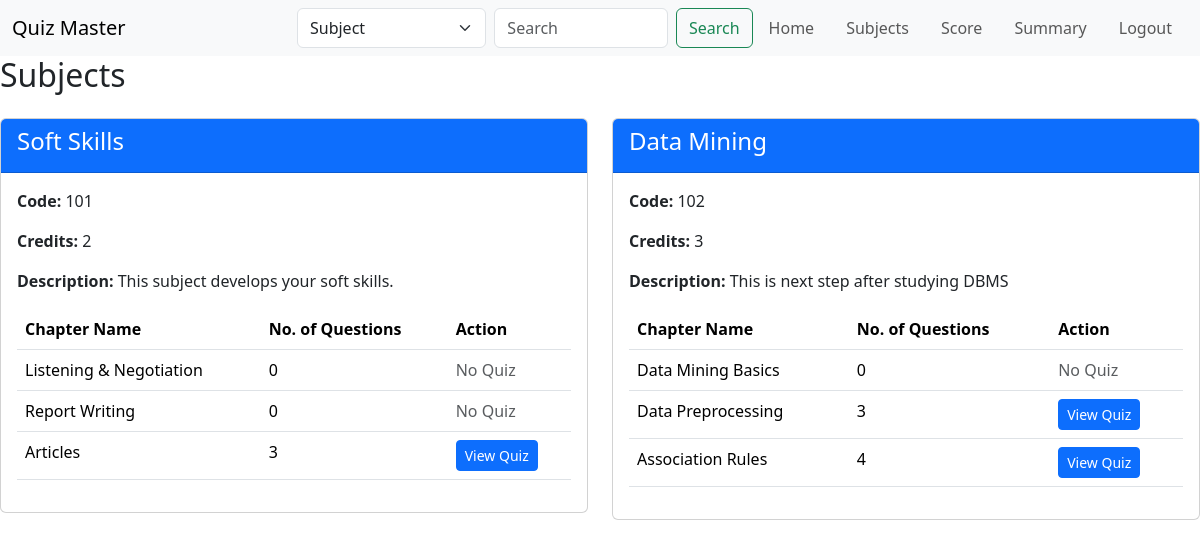
The page /user_subject (signed in) on the database as committed earlier.
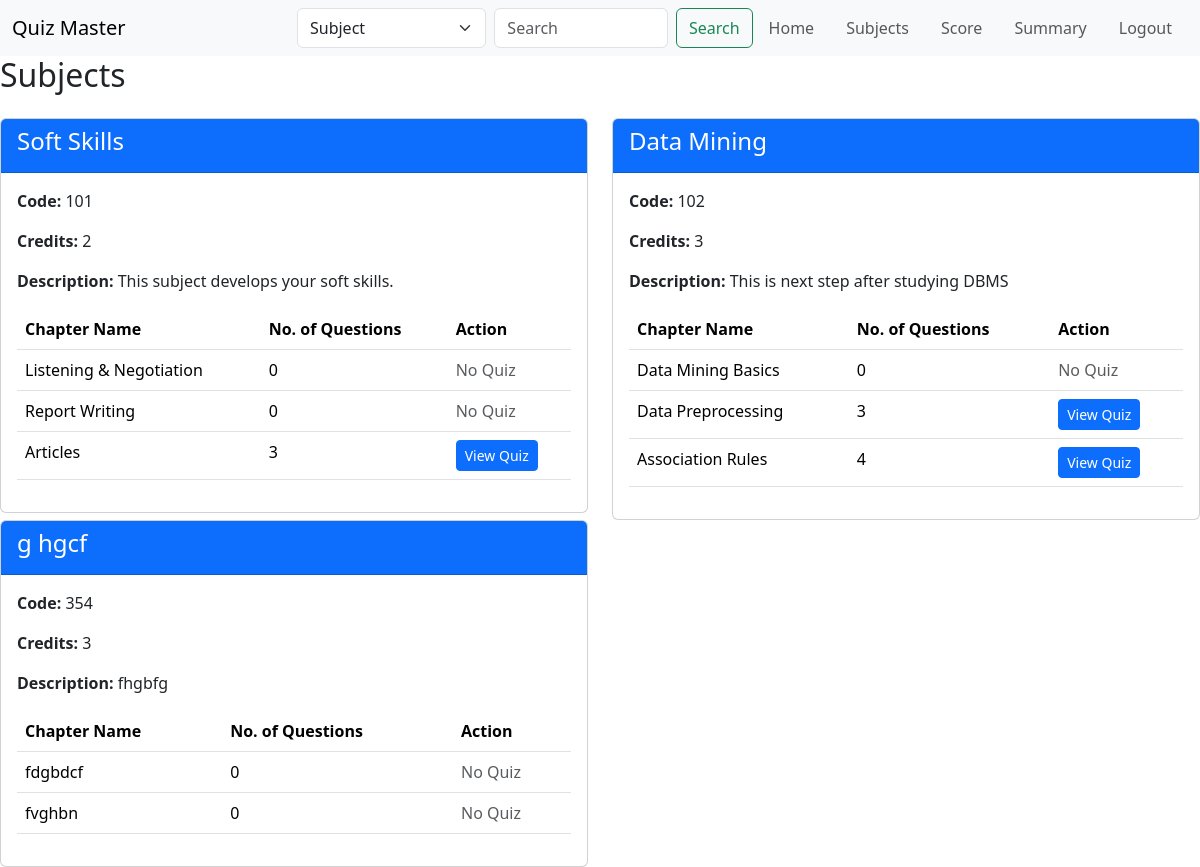
The same page on the database as committed later.
### models.py (models this page shows)
class Subject(db.Model):
    __tablename__ = 'subject'
    id = db.Column(db.Integer, primary_key=True, autoincrement=True)
    subject_name = db.Column(db.String(32), unique=True, nullable=False)
    subject_code = db.Column(db.String(32), unique=True, nullable=False)
    subject_description = db.Column(db.String(512), nullable=True)
    subject_credit = db.Column(db.String(80), nullable=False)

class Chapter(db.Model):
    __tablename__ = 'chapter'
    id = db.Column(db.Integer, primary_key=True, autoincrement=True)
    chapter_name = db.Column(db.String(32), unique=True, nullable=False)
    chapter_description = db.Column(db.String(512), nullable=True)
    subject_id = db.Column(db.Integer, db.ForeignKey('subject.id'))
    subject = db.relationship('Subject', backref=db.backref('chapters', lazy=True))

class Quiz(db.Model):
    __tablename__ = 'quiz'
    id = db.Column(db.Integer, primary_key=True, autoincrement=True)
    quiz_name = db.Column(db.String(32), unique=False, nullable=True)
    quiz_description = db.Column(db.String(512), nullable=True)
    time_duration = db.Column(db.String(5), nullable=False)
    chapter_id = db.Column(db.Integer, db.ForeignKey('chapter.id'))
    chapter = db.relationship('Chapter',  backref='quiz', lazy=True)

### routes.py (the view)
@app.route('/user_subject')
@auth_required
@user_required
def user_subject():
    subjects = Subject.query.all()
    chapters = Chapter.query.all()
    quizzes = Quiz.query.all()
    return render_template('user_subject.html', user=User.query.get(session['user_id']), subjects=subjects, chapters=chapters, quizzes=quizzes)

### routes.py (called while the page is built)
def auth_required(func):
    @wraps(func)
    def inner(*args, **kwargs):
        if 'user_id' not in session:
            flash('Please login to continue')
            return redirect(url_for('login'))
        return func(*args, **kwargs)
    return inner

def user_required(f):
    @wraps(f)
    def decorated_function(*args, **kwargs):
        if session.get('is_admin') == True:
            flash("Access Denied: Users Only", "danger")
            return redirect(url_for('index'))  # Redirect to home if not a regular user
        return f(*args, **kwargs)
    return decorated_function

### templates/user_subject.html
{% extends "layout.html" %}
{% block content %}
    <h2>Subjects</h2>
    {% if subjects %}
        <div class="row mt-4">
            {% for subject in subjects %}
                <div class="col-md-6">
                    <div class="card">
                        <div class="card-header text-white bg-primary d-flex justify-content-between">
                            <span> <h4>{{ subject.subject_name }}</h4></span>
                        </div>
                        <div class="card-body">
                            <p><strong>Code:</strong> {{ subject.subject_code }}</p>
                            <p><strong>Credits:</strong> {{ subject.subject_credit }}</p>
                            <p><strong>Description:</strong> {{ subject.subject_description }}</p>
                            <table class="table">
                                <thead>
                                    <tr>
                                        <th>Chapter Name</th>
                                        <th>No. of Questions</th>
                                        <th>Action</th>
                                    </tr>
                                </thead>
                                <tbody>
                                    {% for chapter in subject.chapters %}
                                    <tr>
                                        <td>{{ chapter.chapter_name }}</td>
                                        <td>
                                            {% if chapter.quiz %}
                                                {{ chapter.quiz[0].questions | length }}
                                            {% else %}
                                                0
                                            {% endif %}
                                        </td>
                                        <td>
                                        {% if chapter.quiz %}
                                            {% for quiz in chapter.quiz %}
                                                <a href="{{ url_for('user_view_quiz', quiz_id=quiz.id) }}" class="btn btn-primary btn-sm">View Quiz</a>
                                            {% endfor %}
                                        {% else %}
                                            <span class="text-muted">No Quiz</span>
                                        {% endif %}
                                        </td>
                                    </tr>
                                    {% endfor %}
                                </tbody>
                            </table>
                        </div>
                    </div>
                </div>
            {% endfor %}
        </div>
    {%endif%}
{% endblock %}

### templates/layout.html (shortened to what this page needs)
<!DOCTYPE html>
<html lang="en">
<head>
    <link href="https://cdn.jsdelivr.net/npm/bootstrap@5.3.3/dist/css/bootstrap.min.css" rel="stylesheet">
</head>
<body>
    {% include 'navbar.html' with context %}
    {% block content %}
    {% endblock %}
</body>
</html>

### templates/navbar.html (shortened to what this page needs)
<nav class="navbar navbar-expand-lg bg-body-tertiary">
  <div class="container-fluid">
    <a class="navbar-brand" href="/">Quiz Master</a>
    <div class="collapse navbar-collapse" id="navbarNav">
      <ul class="navbar-nav ms-auto">
        {% if 'user_id' in session %}
          {% if session['user_id'] != 1 %}
            <form class="d-flex" action="{{ url_for('search') }}" method="GET">
              <select class="form-select me-2" name="search_type">
                <option value="subject">Subject</option>
              </select>
              <input class="form-control me-2" type="search" name="query" placeholder="Search" aria-label="Search">
              <button class="btn btn-outline-success" type="submit">Search</button>
            </form>
            <li class="nav-item">
              <a class="nav-link px-3" href="{{ url_for('user_home') }}">Home</a>
            </li>
            <li class="nav-item">
              <a class="nav-link px-3" href="{{ url_for('user_subject') }}">Subjects</a>
            <li class="nav-item">
              <a class="nav-link px-3" href="{{ url_for('score') }}">Score</a>
            </li>
            <li class="nav-item">
              <a class="nav-link px-3" href="{{ url_for('usersummary') }}">Summary</a>
            </li>
          {% endif %}
          <li class="nav-item">
            <a class="nav-link px-3" href="{{ url_for('logout') }}">Logout</a>
          </li>
        {% else %}
          {% if request.endpoint != 'login' and request.endpoint != 'register' %}
            <li class="nav-item">
              <a class="nav-link px-3" href="{{ url_for('login') }}">Login</a>
            </li>
          {% endif %}
        {% endif %}
      </ul>
    </div>
  </div>
</nav>

Rows that differ between the two databases and show on the page:
added Subject: subject_name "g hgcf", subject_code "354", subject_credit "3", subject_description "fhgbfg"
added Chapter: chapter_name "fdgbdcf", shows "0", shows "No Quiz", shown under "g hgcf"
added Chapter: chapter_name "fvghbn", shows "0", shows "No Quiz", shown under "g hgcf"
